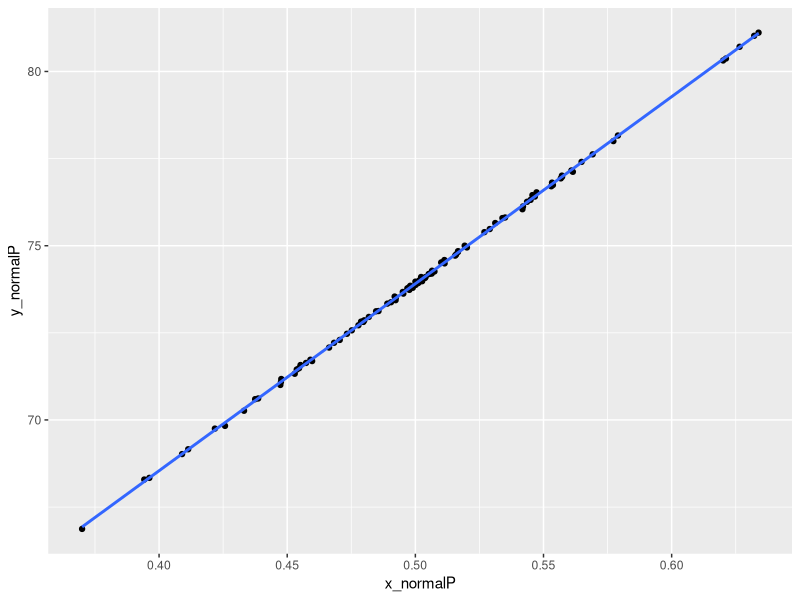
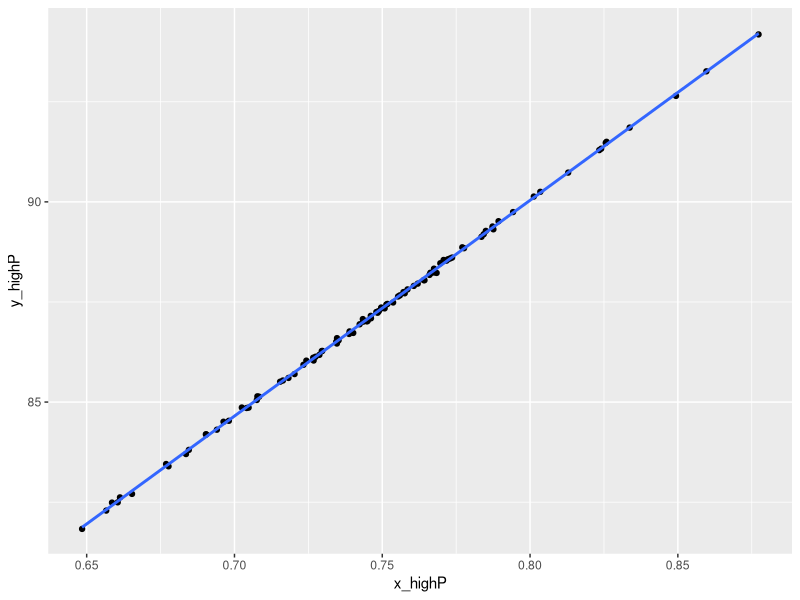
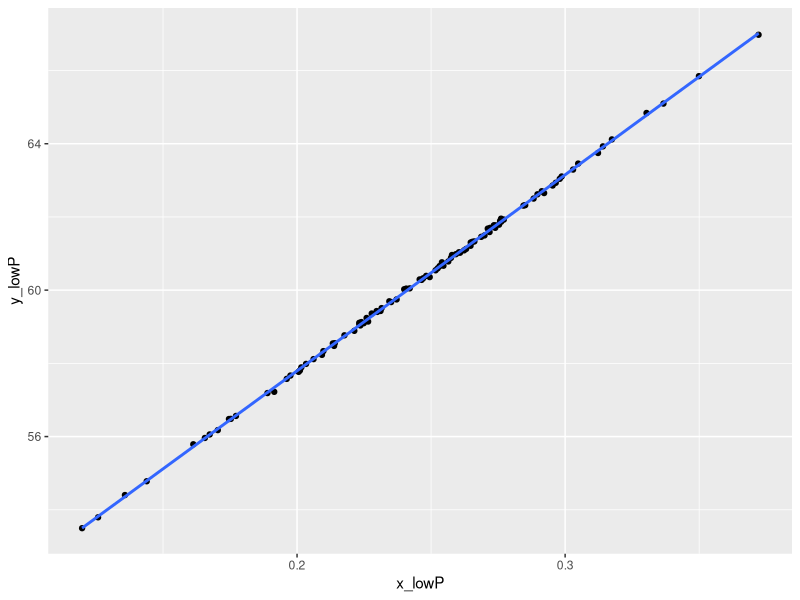
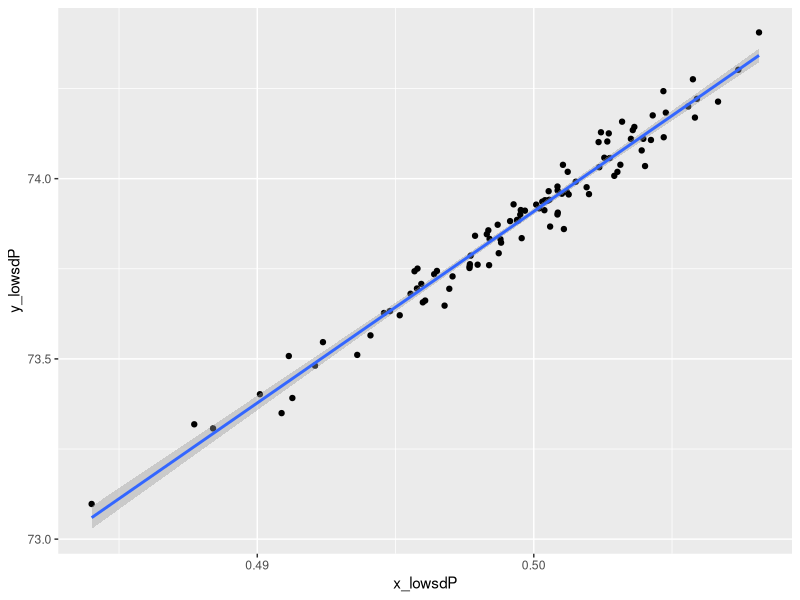
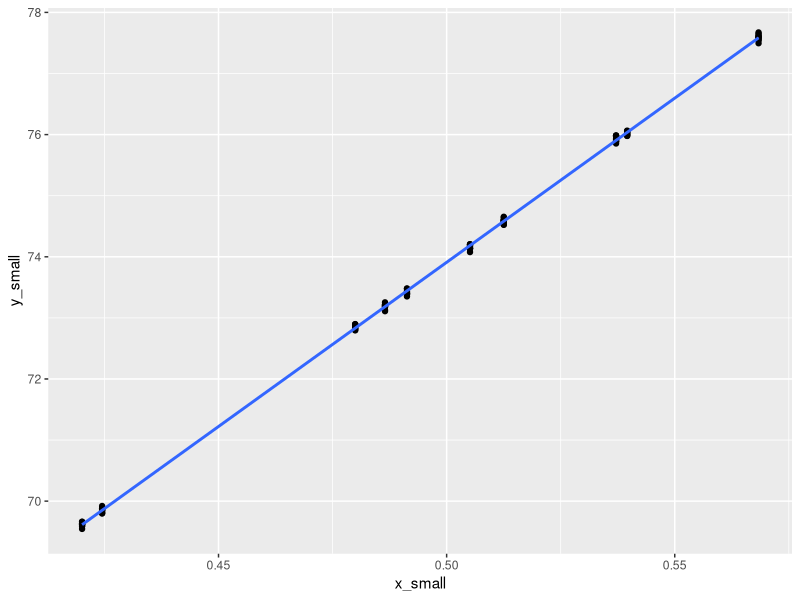

Here is the R script that generated these plots, in order:
## ---- chunk 1
beta1 <- 53.74 # slope
beta0 <- 47.04 # intercept
noise <- rnorm(n=100, mean=0, sd=0.05) # adds variation to the data set
x_normalP <- rnorm(n=100, mean=0.50, sd=0.050)
y_normalP <- beta0 + beta1*x_normalP +noise
head(x_normalP)
head(y_normalP)
## ---- chunk 2
x_highP <- rnorm(n=100, mean=0.75, sd=0.050)
y_highP <- beta0 + beta1*x_highP + noise
head(x_highP)
head(y_highP)

x_lowP <- rnorm(n=100, mean=0.25, sd=0.050)
y_lowP <- beta0 + beta1*x_lowP + noise
head(x_lowP)
head(y_lowP)

x_lowsdP <- rnorm(n=100, mean=0.50, sd=0.005)
y_lowsdP <- beta0 + beta1*x_lowsdP + noise
head(x_lowsdP)
head(y_lowsdP)
## ---- chunk 3
d_frame <- data.frame(x_normalP,y_normalP,x_highP,y_highP,x_lowP,y_lowP,x_lowsdP,y_lowsdP)
## ---- chunk 4
library(ggplot2)

reg_model <- lm(y_normalP~x_normalP,data=d_frame)

slope <- summary(reg_model)$coefficients[1,1]
intercept <- summary(reg_model)$coefficients[1,2]
slope == beta0
intercept == beta1

reg_plot <- ggplot(data=d_frame, aes(x=x_normalP, y=y_normalP)) +
            geom_point() +
            stat_smooth(method=lm,se=0.95)
print(reg_plot)
  
## ---- chunk 5
reg_model <- lm(y_highP~x_highP,data=d_frame)

slope <- summary(reg_model)$coefficients[1,1]
intercept <- summary(reg_model)$coefficients[1,2]
slope == beta0
intercept == beta1

reg_plot <- ggplot(data=d_frame, aes(x=x_highP, y=y_highP)) +
            geom_point() +
            stat_smooth(method=lm,se=0.95)
print(reg_plot)
## ---- chunk 6
reg_model <- lm(y_lowP~x_lowP,data=d_frame)

slope <- summary(reg_model)$coefficients[1,1]
intercept <- summary(reg_model)$coefficients[1,2]
slope == beta0
intercept == beta1

reg_plot <- ggplot(data=d_frame, aes(x=x_lowP, y=y_lowP)) +
            geom_point() +
            stat_smooth(method=lm,se=0.95)
print(reg_plot)
## ---- chunk 7
reg_model <- lm(y_lowsdP~x_lowsdP,data=d_frame)

slope <- summary(reg_model)$coefficients[1,1]
intercept <- summary(reg_model)$coefficients[1,2]
slope == beta0
intercept == beta1

reg_plot <- ggplot(data=d_frame, aes(x=x_lowsdP, y=y_lowsdP)) +
            geom_point() +
            stat_smooth(method=lm,se=0.95)
print(reg_plot)
## ---- chunk 8
x_small <- rnorm(n=10, mean=0.50, sd=0.050)
y_small <- beta0 + beta1*x_small + noise
head(x_small)
head(y_small)

d_frame <- data.frame(x_small,y_small)

reg_model <- lm(y_small~x_small,data=d_frame)

slope <- summary(reg_model)$coefficients[1,1]
intercept <- summary(reg_model)$coefficients[1,2]
slope == beta0
slope
intercept == beta1

reg_plot <- ggplot(data=d_frame, aes(x=x_small, y=y_small)) +
            geom_point() +
            stat_smooth(method=lm,se=0.95)
print(reg_plot)
